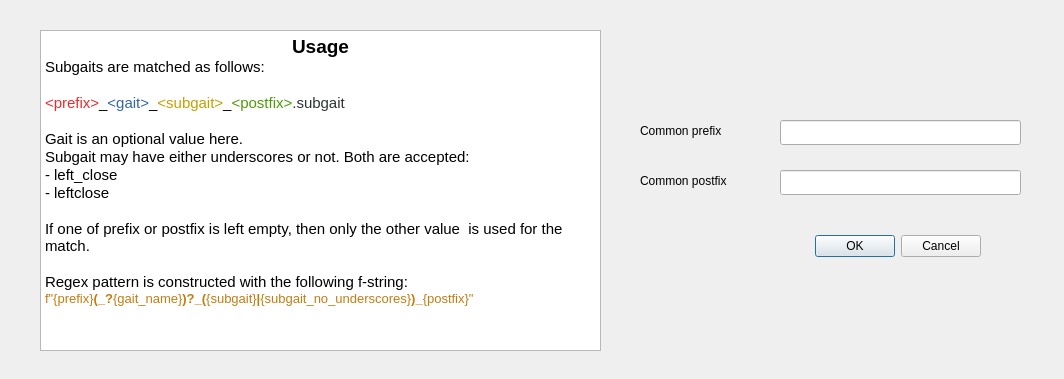
<?xml version="1.0" encoding="UTF-8"?>
<ui version="4.0">
 <class>Dialog</class>
 <widget class="QDialog" name="Dialog">
  <property name="geometry">
   <rect>
    <x>0</x>
    <y>0</y>
    <width>1064</width>
    <height>379</height>
   </rect>
  </property>
  <property name="windowTitle">
   <string>Dialog</string>
  </property>
  <widget class="QDialogButtonBox" name="buttonBox">
   <property name="geometry">
    <rect>
     <x>810</x>
     <y>230</y>
     <width>171</width>
     <height>32</height>
    </rect>
   </property>
   <property name="orientation">
    <enum>Qt::Horizontal</enum>
   </property>
   <property name="standardButtons">
    <set>QDialogButtonBox::Cancel|QDialogButtonBox::Ok</set>
   </property>
  </widget>
  <widget class="QLineEdit" name="prefix_input">
   <property name="geometry">
    <rect>
     <x>780</x>
     <y>120</y>
     <width>241</width>
     <height>25</height>
    </rect>
   </property>
  </widget>
  <widget class="QLineEdit" name="postfix_input">
   <property name="geometry">
    <rect>
     <x>780</x>
     <y>170</y>
     <width>241</width>
     <height>25</height>
    </rect>
   </property>
  </widget>
  <widget class="QLabel" name="prefix_label">
   <property name="geometry">
    <rect>
     <x>640</x>
     <y>122</y>
     <width>105</width>
     <height>17</height>
    </rect>
   </property>
   <property name="toolTip">
    <string extracomment="The parametric subgait would result to this version if the parameter is 0%.">The parametric subgait would result to this version if the parameter is 0%.</string>
   </property>
   <property name="text">
    <string>Common prefix</string>
   </property>
  </widget>
  <widget class="QLabel" name="postfix_label">
   <property name="geometry">
    <rect>
     <x>640</x>
     <y>172</y>
     <width>113</width>
     <height>17</height>
    </rect>
   </property>
   <property name="toolTip">
    <string extracomment="The parametric subgait would result to this version if the parameter is 0%.">The parametric subgait would result to this version if the parameter is 0%.</string>
   </property>
   <property name="text">
    <string>Common postfix</string>
   </property>
  </widget>
  <widget class="QTextBrowser" name="usage">
   <property name="geometry">
    <rect>
     <x>40</x>
     <y>30</y>
     <width>561</width>
     <height>321</height>
    </rect>
   </property>
   <property name="html">
    <string>&lt;!DOCTYPE HTML PUBLIC &quot;-//W3C//DTD HTML 4.0//EN&quot; &quot;http://www.w3.org/TR/REC-html40/strict.dtd&quot;&gt;
&lt;html&gt;&lt;head&gt;&lt;meta name=&quot;qrichtext&quot; content=&quot;1&quot; /&gt;&lt;style type=&quot;text/css&quot;&gt;
p, li { white-space: pre-wrap; }
&lt;/style&gt;&lt;/head&gt;&lt;body style=&quot; font-family:'Ubuntu'; font-size:11pt; font-weight:400; font-style:normal;&quot;&gt;
&lt;p align=&quot;center&quot; style=&quot; margin-top:0px; margin-bottom:0px; margin-left:0px; margin-right:0px; -qt-block-indent:0; text-indent:0px;&quot;&gt;&lt;span style=&quot; font-size:14pt; font-weight:600;&quot;&gt;Usage&lt;/span&gt;&lt;/p&gt;
&lt;p style=&quot; margin-top:0px; margin-bottom:0px; margin-left:0px; margin-right:0px; -qt-block-indent:0; text-indent:0px;&quot;&gt;Subgaits are matched as follows:&lt;/p&gt;
&lt;p style=&quot;-qt-paragraph-type:empty; margin-top:0px; margin-bottom:0px; margin-left:0px; margin-right:0px; -qt-block-indent:0; text-indent:0px;&quot;&gt;&lt;br /&gt;&lt;/p&gt;
&lt;p style=&quot; margin-top:0px; margin-bottom:0px; margin-left:0px; margin-right:0px; -qt-block-indent:0; text-indent:0px;&quot;&gt;&lt;span style=&quot; color:#ef2929;&quot;&gt;&amp;lt;prefix&amp;gt;&lt;/span&gt;_&lt;span style=&quot; color:#3465a4;&quot;&gt;&amp;lt;gait&amp;gt;&lt;/span&gt;_&lt;span style=&quot; color:#c4a000;&quot;&gt;&amp;lt;subgait&amp;gt;&lt;/span&gt;_&lt;span style=&quot; color:#4e9a06;&quot;&gt;&amp;lt;postfix&amp;gt;&lt;/span&gt;&lt;span style=&quot; color:#2e3436;&quot;&gt;.subgait&lt;/span&gt;&lt;/p&gt;
&lt;p style=&quot;-qt-paragraph-type:empty; margin-top:0px; margin-bottom:0px; margin-left:0px; margin-right:0px; -qt-block-indent:0; text-indent:0px;&quot;&gt;&lt;br /&gt;&lt;/p&gt;
&lt;p style=&quot; margin-top:0px; margin-bottom:0px; margin-left:0px; margin-right:0px; -qt-block-indent:0; text-indent:0px;&quot;&gt;Gait is an optional value here.&lt;/p&gt;
&lt;p style=&quot; margin-top:0px; margin-bottom:0px; margin-left:0px; margin-right:0px; -qt-block-indent:0; text-indent:0px;&quot;&gt;Subgait may have either underscores or not. Both are accepted:&lt;/p&gt;
&lt;p style=&quot; margin-top:0px; margin-bottom:0px; margin-left:0px; margin-right:0px; -qt-block-indent:0; text-indent:0px;&quot;&gt;- left_close&lt;/p&gt;
&lt;p style=&quot; margin-top:0px; margin-bottom:0px; margin-left:0px; margin-right:0px; -qt-block-indent:0; text-indent:0px;&quot;&gt;- leftclose&lt;/p&gt;
&lt;p style=&quot;-qt-paragraph-type:empty; margin-top:0px; margin-bottom:0px; margin-left:0px; margin-right:0px; -qt-block-indent:0; text-indent:0px;&quot;&gt;&lt;br /&gt;&lt;/p&gt;
&lt;p style=&quot; margin-top:0px; margin-bottom:0px; margin-left:0px; margin-right:0px; -qt-block-indent:0; text-indent:0px;&quot;&gt;If one of prefix or postfix is left empty, then only the other value  is used for the match.&lt;/p&gt;
&lt;p style=&quot;-qt-paragraph-type:empty; margin-top:0px; margin-bottom:0px; margin-left:0px; margin-right:0px; -qt-block-indent:0; text-indent:0px;&quot;&gt;&lt;br /&gt;&lt;/p&gt;
&lt;p style=&quot; margin-top:0px; margin-bottom:0px; margin-left:0px; margin-right:0px; -qt-block-indent:0; text-indent:0px;&quot;&gt;Regex pattern is constructed with the following f-string:&lt;/p&gt;
&lt;p style=&quot; margin-top:0px; margin-bottom:0px; margin-left:0px; margin-right:0px; -qt-block-indent:0; text-indent:0px;&quot;&gt;&lt;span style=&quot; font-family:'JetBrains Mono,monospace'; font-size:9.8pt; color:#c17d11;&quot;&gt;f&amp;quot;{prefix}&lt;/span&gt;&lt;span style=&quot; font-family:'JetBrains Mono,monospace'; font-size:9.8pt; font-weight:600; color:#c17d11;&quot;&gt;(_?&lt;/span&gt;&lt;span style=&quot; font-family:'JetBrains Mono,monospace'; font-size:9.8pt; color:#c17d11;&quot;&gt;{gait_name}&lt;/span&gt;&lt;span style=&quot; font-family:'JetBrains Mono,monospace'; font-size:9.8pt; font-weight:600; color:#c17d11;&quot;&gt;)?_(&lt;/span&gt;&lt;span style=&quot; font-family:'JetBrains Mono,monospace'; font-size:9.8pt; color:#c17d11;&quot;&gt;{subgait}&lt;/span&gt;&lt;span style=&quot; font-family:'JetBrains Mono,monospace'; font-size:9.8pt; font-weight:600; color:#c17d11;&quot;&gt;|&lt;/span&gt;&lt;span style=&quot; font-family:'JetBrains Mono,monospace'; font-size:9.8pt; color:#c17d11;&quot;&gt;{subgait_no_underscores}&lt;/span&gt;&lt;span style=&quot; font-family:'JetBrains Mono,monospace'; font-size:9.8pt; font-weight:600; color:#c17d11;&quot;&gt;)_&lt;/span&gt;&lt;span style=&quot; font-family:'JetBrains Mono,monospace'; font-size:9.8pt; color:#c17d11;&quot;&gt;{postfix}&amp;quot;&lt;/span&gt;&lt;/p&gt;&lt;/body&gt;&lt;/html&gt;</string>
   </property>
  </widget>
 </widget>
 <resources/>
 <connections>
  <connection>
   <sender>buttonBox</sender>
   <signal>accepted()</signal>
   <receiver>Dialog</receiver>
   <slot>accept()</slot>
   <hints>
    <hint type="sourcelabel">
     <x>248</x>
     <y>254</y>
    </hint>
    <hint type="destinationlabel">
     <x>157</x>
     <y>274</y>
    </hint>
   </hints>
  </connection>
  <connection>
   <sender>buttonBox</sender>
   <signal>rejected()</signal>
   <receiver>Dialog</receiver>
   <slot>reject()</slot>
   <hints>
    <hint type="sourcelabel">
     <x>316</x>
     <y>260</y>
    </hint>
    <hint type="destinationlabel">
     <x>286</x>
     <y>274</y>
    </hint>
   </hints>
  </connection>
 </connections>
</ui>
